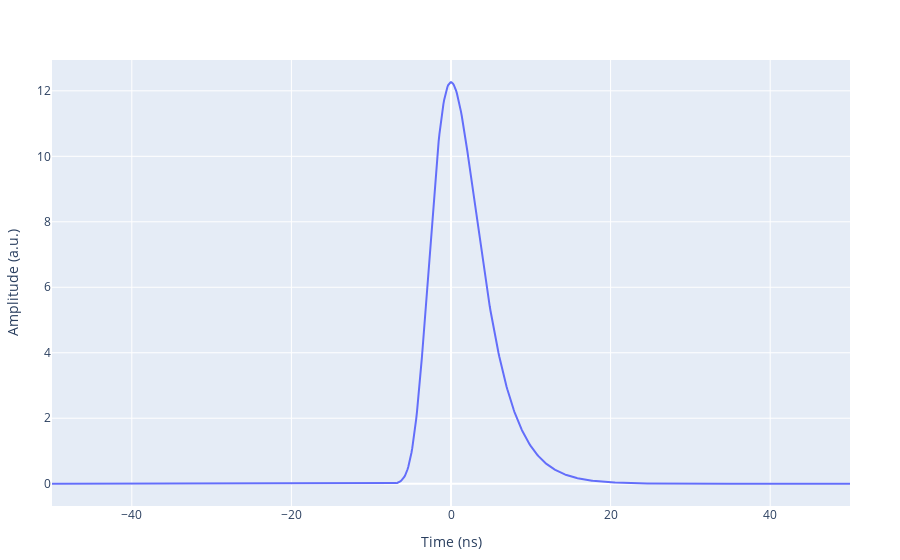

Notebook source saved alongside this figure:
### Markdown cell above
# Pulse Shape

### Code cell
pulse_model = GumbelPulse(3., 100.)
pulse = make_pulse_dist(pulse_model)

xs = collect(range(-50., 50., 1000))
plot(xs, pdf.(pulse(0), xs) * pulse_model.amplitude, Layout(yaxis_title="Amplitude (a.u.)", xaxis_title="Time (ns)"))

### Figure 1 — Plotly figure (JSON) as saved in the notebook; plotly's stock layout.template omitted (floating-point values rounded to 4 significant figures; data arrays with more than 128 entries replaced by an {"elided": "..."} marker saying what was removed)
{"data": [{"type": "scatter", "x": {"elided": "1000 float values"}, "y": {"elided": "1000 float values"}}], "layout": {"margin": {"b": 50, "l": 50, "r": 50, "t": 60}, "xaxis": {"title": {"text": "Time (ns)"}}, "yaxis": {"title": {"text": "Amplitude (a.u.)"}}}}
